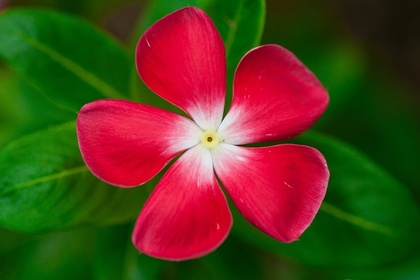
%> input picture CSE 4246 Digital Image Processing/img/sample.jpg, 420 x 280 px, shrunk from 640 x 427 before the run
$ octave practise.m   (GNU Octave 9; MATLAB toolbox functions it lacks are replaced by stand-ins)
%> lines starting %> are read from the running program, lines starting %| are printed output that depends on the picture
clc;clear;
img=rgb2gray(imread('img/sample.jpg'));
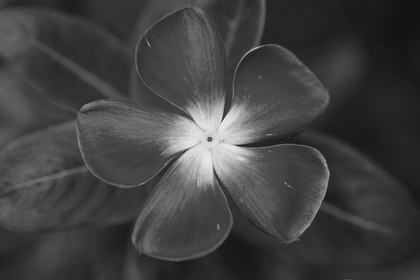
%> img: size 280x420 uint8; min 17, max 237, mean 65.1

noisy=imnoise(img, 'salt & pepper', 0.05);
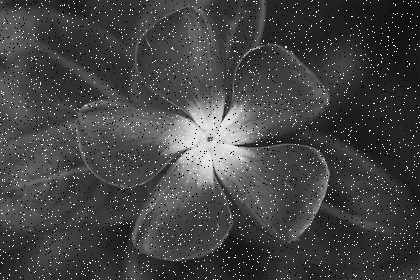
%> noisy: size 280x420 uint8; min 0, max 255, mean 68.2

[r,c,b]=size(img);
%> r = 280; c = 420; b = 1
ans=uint8(zeros(r,c));

for i=1:r
    for j=1:c
        nei=noisy(max(1, i-1):min(r, i+1), max(1, j-1):min(c, j+1));
        value=min(nei(:));
        ans(i,j)=value;
    end
end
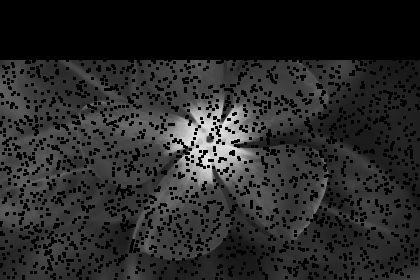
%> ans: size 280x420 double; min 0, max 228, mean 40.1

subplot(1,3,1);imshow(img);
subplot(1,3,2);imshow(noisy);
subplot(1,3,3);imshow(ans);
%> after `imshow(ans)`:
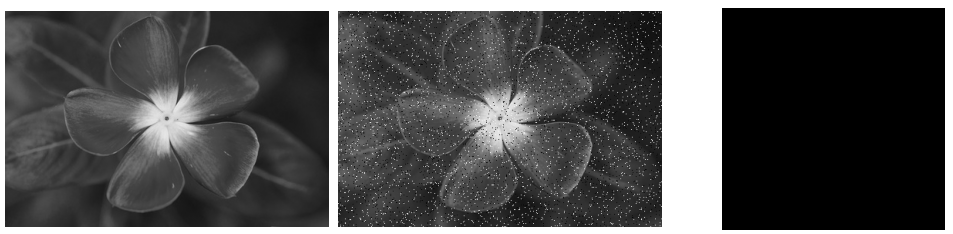
%> figure redrawn from the program's plot data, 3 panels

$ run again, with CSE 4246 Digital Image Processing/img/Baust (35).jpg copied over CSE 4246 Digital Image Processing/img/sample.jpg
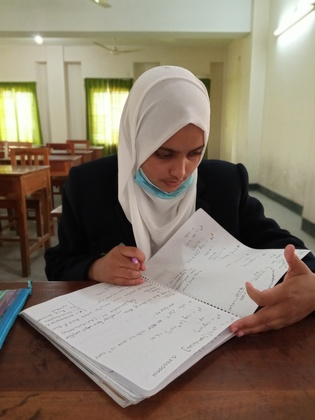
%> input picture CSE 4246 Digital Image Processing/img/Baust (35).jpg, 315 x 420 px, shrunk from 3120 x 4160 before the run
%> after the loop `for i=1:r`:
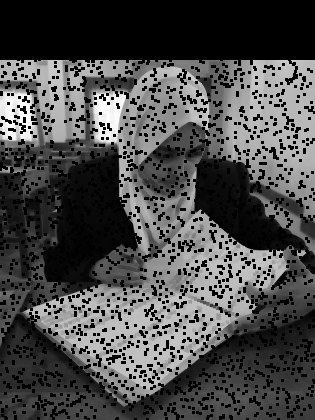
%> ans: size 420x315 double; min 0, max 253, mean 73.6
%> `imshow(ans)`:
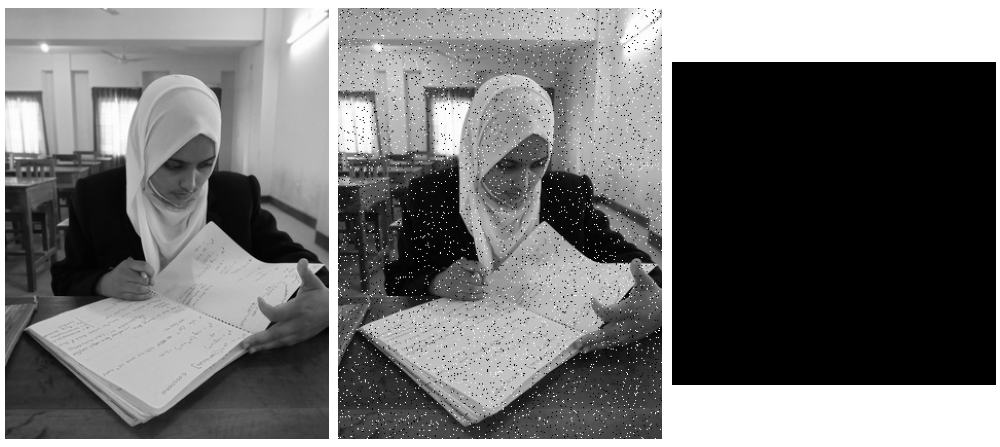
%> figure redrawn from the program's plot data, 3 panels
